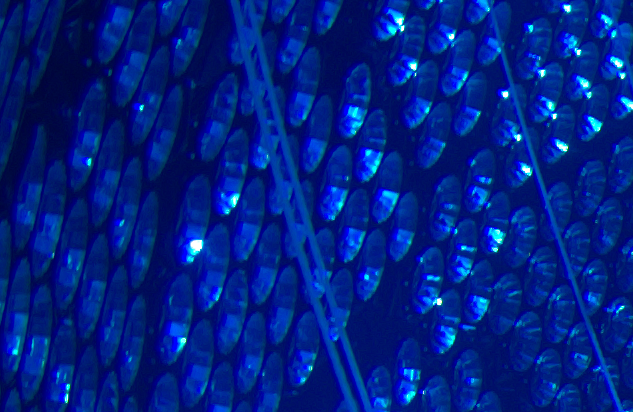
#> input picture script/match/part1.png, 633 x 412 px
$ python match2.py
#> lines starting #> are read from the running program, lines starting #| are printed output that depends on the picture; after the words box and inside, x2 and y2 are one past the last pixel; in counts of white or black regions, pixels touching at a corner belong together
import cv2 as cv
import numpy as np
#from matplotlib import pyplot as plt
img_rgb = cv.imread('part1.png')
#> img_rgb is the input picture: shape (412, 633, 3); mean B, G, R 131.4, 32.4, 0.6
img_gray = cv.cvtColor(img_rgb, cv.COLOR_BGR2GRAY)
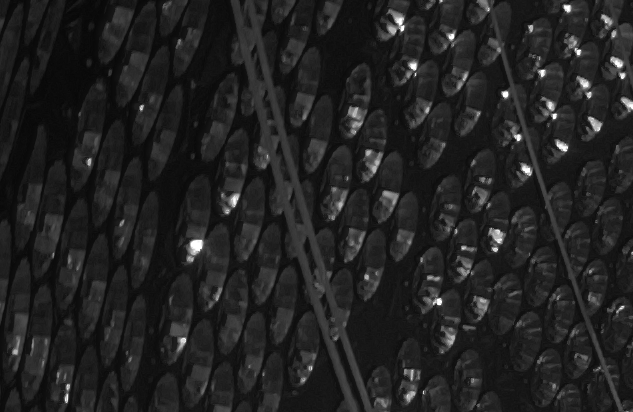
#> img_gray: shape (412, 633); min 7, max 255, mean 34.2
template = cv.imread('pmt1.png',0)
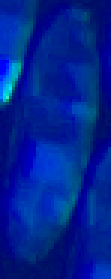
#> input picture script/match/pmt1.png, 37 x 93 px (shown 3 times larger)
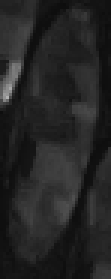
#> template: shape (93, 37) (shown 3 times larger); min 13, max 176, mean 36.4
w, h = template.shape[::-1]
#> w = 37; h = 93
res = cv.matchTemplate(img_gray,template,cv.TM_CCOEFF_NORMED)
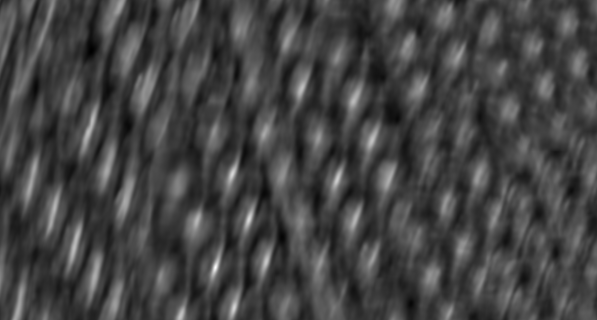
#> res: shape (320, 597) float32; min -0.373, max 1, mean -0.00519; drawn with min black and max white
threshold = 0.6
loc = np.where( res >= threshold)
#> loc = 316 positions, rows 85 to 319, columns 54 to 373

f = open("pt.txt","w") #create add file in write mode.

for pt in zip(*loc[::-1]):
    #cv.rectangle(img_rgb, (pt[0]+w/2, pt[1]+h/2), (pt[0]+w/2, pt[1]+h/2), (0,0,255), 2)
    cv.rectangle(img_rgb, pt, (pt[0] + w, pt[1] + h), (0,0,255), 2)

    f. write(str(pt[0]+w/2-2155)+' '+str(-(pt[1]+h/2)+2434)+'\n')
#> this loop made 316 passes
#> pt on passes 1 to 3: (302, 85), (303, 85), (301, 86)
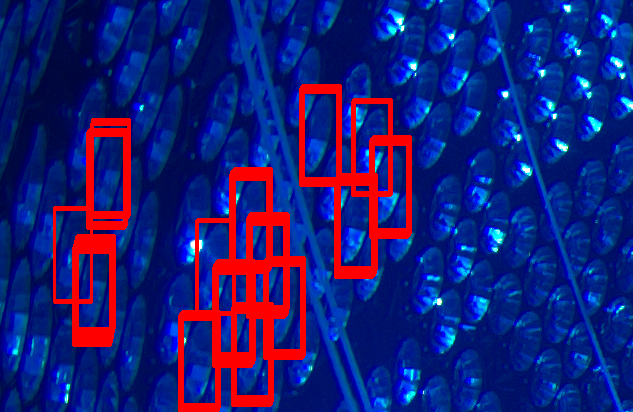
#> img_rgb: shape (412, 633, 3); 9.35% of pixels changed, all inside (x1, y1, x2, y2) = (53, 84, 412, 412)
cv.imwrite('res_part.png',img_rgb)
